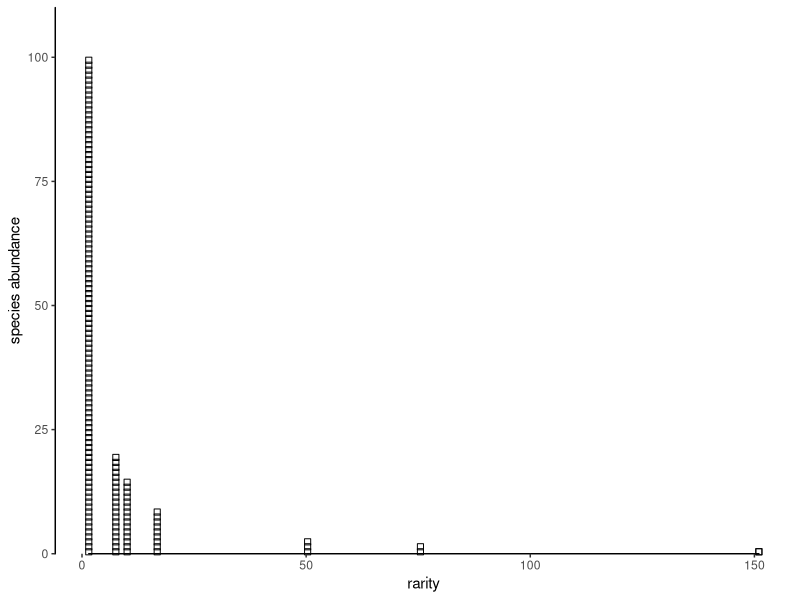

Reproduce this figure in R. (Note: this script raises an error after producing the figure.)
library(tidyverse)
library(ggthemes)

theme_set(theme_tufte(base_family = "sans"))
library(scales) # trans_new() is in the scales library

epsPretty <- 0
offStart <- 0

pfun=function(x, pow, offset=offStart){
	if (pow==0) return(log(x))
	r <- sign(pow)*(x+offset)^pow
	## cat("pfun", x, "pow", pow, "v", r, "\n")
	return(r)
}

ipfun=function(x, pow, offset=offStart){
	if (pow==0) return(exp(x))
	r <- sign(pow)*(x)^(1/pow)
	## cat("ipfun", x, "pow", pow, "v", r, "\n")
	return(r)
}

# Diversity function 
dfun<-function(ab, l){
	rp <- ab/sum(ab)
	return(ipfun(sum(rp*pfun(1/rp, l)),l))
}

# round numbers, more aggressively the larger they are
prettify <- function(breaks){
    digits <- -floor(log10(abs(breaks))) + 1
    digits[breaks == 0] <- 0
    return(round(breaks, digits = digits))
}

power_trans = function(pow) trans_new(name="power"
   , transform = function(x) pfun(x, pow)
	, inverse = function(x) ipfun(x, pow)
	, breaks = function(x) prettify(
		trans_breaks(
			function(x) pfun(x, pow), function(x) ipfun(x, pow), n = 5
		)(c(epsPretty,x)*1.1)
	)
   , domain = c(1, 10000)
)

# replicate to make stacks with geom_point
# Doesn't work (stack) if we have repeated abundance values
fancy_rep<-function(df){
	return(data.frame(df[rep(1:nrow(df), df$abundance),])
		%>% group_by(abundance) %>% mutate(gr=1:abundance[[1]])
	)
}

base_plot <- function(abundance){
	
	rf <- tibble(names = as.factor(1:length(abundance))
		, abundance
		, rarity = sum(abundance)/abundance
	)
	rfrepeated <-fancy_rep(rf) 

	return(ggplot(rfrepeated, aes(x=rarity))
		 + geom_point(aes(y=gr-0.6), size=2, shape=22) ## FIX (magic)

	   # fix x-axis
		+ scale_y_continuous(expand=c(0,0))

		# make axis lines with line segments 
		+ geom_rangeframe(aes(rarity, abundance)
			, data=data.frame(
				rarity=c(min(rf$rarity), max(rf$rarity))
				, abundance=c(0,max(rf$abundance)*1.1)
			)
			, inherit.aes = FALSE
		)

		+ theme(legend.position="none")
		+ labs(y="species abundance")
	)
}

#Function to plot everything, with some complicated parts inside
rarity_plot <- function(abundance, p){
	rf <- tibble(names = as.factor(1:length(abundance))
		, abundance
		, rarity = sum(abundance)/abundance
	)
	rfrepeated <-fancy_rep(rf) 

	div <- (
		summarise(rf, div=ipfun(
			sum(abundance*pfun(rarity, p))/sum(abundance)
			, p
		))
		%>% pull(div)
	)

	rp <- (ggplot(rfrepeated, aes(x=rarity))
	       +geom_point(aes(y=gr-0.6), size=2, shape=22)
	       #line segment instead of stacked boxes
	    # + geom_segment(aes(x=rarity, xend=rarity, y=abundance, yend=0), size=1.6)

	    #This deals with clipping, but messes up axis ticks transformation
	   ## + coord_trans(x=power_trans(pow=p),clip="off")
	   + coord_cartesian(clip="off")
		#works with ticks but not fulcrum
	    + scale_x_continuous(trans=power_trans(pow=p))

	    # fix x-axis at y=0
		+ scale_y_continuous(expand=c(0,0))

		#this is what makes the axis lines... it is just a line segment from min to max of the provided data. breaks work with scale_x_continuous/ scale_y_continuous, which can use the whole trans argument. coord_trans doesn't play nice with that
		+ geom_rangeframe(aes(rarity, abundance)
		                  , data=data.frame(rarity=c(min(rf$rarity), max(rf$rarity)), abundance=c(0,max(rf$abundance)*1.1))
		                  , inherit.aes = F)

		+ theme(legend.position="none")
		+ labs(y="species abundance")

		#add colored marks for each mean
		+ geom_point(x=dfun(ab,1), y=0, color="#C77CFF", size=2)
		+ geom_point(x=dfun(ab,0), y=0, color="#00BFC4", size=2)
		+ geom_point(x=dfun(ab,-1), y=0, color="#F8766D", size=2)

    	# Fulcrum
		+ geom_point(x=div, y=-0.025*max(ab), size=6, shape=2)
	)
	return(rp)
}

scale_plot <- function(base_plot, ab, ell){
	div <- dfun(ab, ell)
	return (bp 
		+ scale_x_continuous(trans=power_trans(pow=ell))
		+ coord_cartesian(clip="off")
		+ geom_point(x=div, y=-0.025*max(ab), size=6, shape=2)
	)
}

ab <- c(100, 20, 15, 9, 3, 2, 1, 1)

bp <- base_plot(ab)

print(bp + coord_cartesian(clip="off"))

print(scale_plot(base_plot))

# rarity_plot(ab,1)
